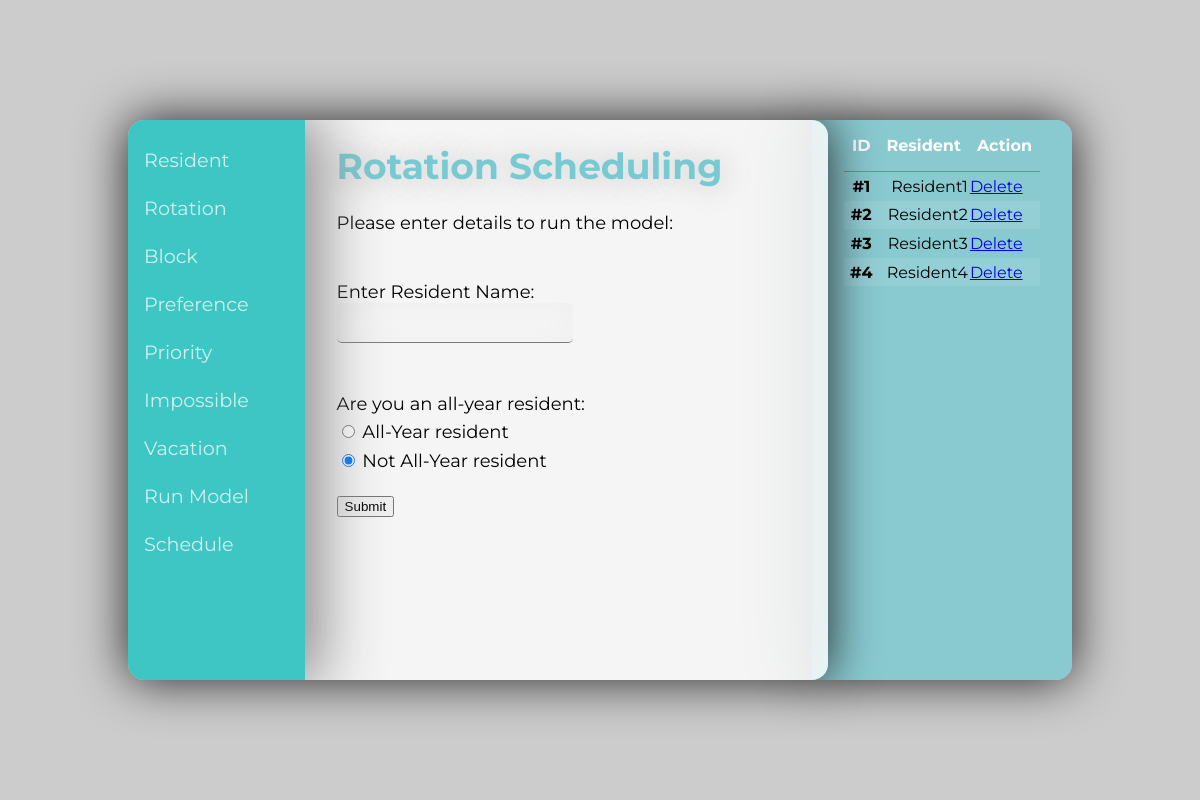
The page / on the database its author committed.
### main.py (models this page shows, shortened)
class Store_Resident_data(db.Model):
  __tablename__ = 'resident'
  residentId = db.Column('Resident_id', db.Integer, primary_key = True) # Primary Key
  name = db.Column('name', db.String(50))
  allYear = db.Column('allYear', db.CHAR)

### main.py (the view, shortened to what this page needs)
@app.route('/', methods=['GET', 'POST'])
def resident():
  result = False
  if not os.path.exists(os.path.join(basedir, 'data.db')):
    db.create_all()
  residentDatas = Store_Resident_data.query.all()
  return render_template('resident.html', result=result, residentDatas=residentDatas)

### templates/resident.html (shortened to what this page needs)
{% extends 'base.html' %}
{% block content %}
<div id="calc" >
  <h1>Rotation Scheduling </h1>
  <p>Please enter details to run the model:</p>
  <form action="{{ url_for('resident') }}" method="POST">
    <br>
    <label>Enter Resident Name:</label>
    <input type="text" name="residentName" id = "res_name">
    <br><br>
    <label>Are you an all-year resident:</label>
    <div class="form-check">
    <input class="form-check-input" type="radio" name="allYear" value="y" id="allYear-option">
    <label class="form-check-label" for="allyear-option">
      All-Year resident
    </label>
    </div>
    <div class="form-check">
    <input class="form-check-input" type="radio" name="allYear" value="n" id="notAllYear-option" checked>
    <label class="form-check-label" for="notAllYear-option">
      Not All-Year resident
    </label>
      </div>
    <br>
    <input type="submit" name="Submit" value="Submit">
  </form>
  <br><br>
</div>
{% endblock %}
{% block listItems %}
<table class="rtable">
  <thead class="thead">
    <tr class="list-header">
      <th scope="col" class="tcolumn">ID</th>
      <th scope="col" class="tcolumn">Resident</th>
      <th scope="col" class="tcolumn">Action</th>
    </tr>
  </thead>
  <tbody class="tbody">
    {% for residentData in residentDatas %}
    <tr class="list-item">
      <th scope="row">#{{ residentData.residentId }}</th>
      <td style="text-align: right;">{{ residentData.name }}</td>
      <td><a href = "/deleteResident/{{residentData.residentId}}"> Delete </a></td>
    </div>
  {% endfor %}
{% endblock %}

### templates/base.html (style rules this page uses)
html { --primary: #78CAD2; --darker: #62A8AC; --fg: white; --button: linear-gradient(45deg, rgba(1,196,191,0.8) 0%, rgba(120,202,210,1) 50%, rgba(1,196,191,0.8) 100%); font-family: 'Montserrat', sans-serif; }
input[type=number], input[type=text] { border: 0; box-sizing: border-box; border-bottom: 1px solid rgba(3, 3, 3, 0.5); border-radius: 0.3rem; font-size: large; background-color: inherit; display: block; line-height: 2rem; box-shadow: inset 0px 2px 30px #EEE; height: 2.5rem; transition: border 0.25s ease-out; }
label { display: block; margin-top: 0.4rem; }
.form-check > label { display: inline-block !important; }
h1 { color: var(--primary); text-shadow: 1px 1px 30px #bbb; }
* { box-sizing: border-box; }
table { border-collapse: collapse; }
.list-header { color: var(--fg); text-align: center; border-bottom: #888 solid 1px; }
.tcolumn { padding: 0 0.5rem 1rem 0.5rem; }
.list-item { transition: transform 0.25s ease-out; }
.list-item th { padding-top: 0.3rem; padding-bottom: 0.3rem; }
tbody tr:nth-child(even) { background-color: rgba(255, 255, 255, 0.1); }

### rows shown on the page
Store_Resident_data: residentId "1", name "Resident1"
Store_Resident_data: residentId "2", name "Resident2"
Store_Resident_data: residentId "3", name "Resident3"
Store_Resident_data: residentId "4", name "Resident4"
